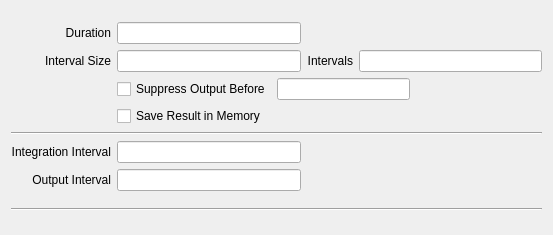
<ui version="4.0" >
<comment> Begin CVS Header </comment>
<comment>   $Source: /Volumes/Home/Users/shoops/cvs/copasi_dev/copasi/UI/CQTrajectoryWidget.ui,v $ </comment>
<comment>   $Revision: 1.4 $ </comment>
<comment>   $Name:  $ </comment>
<comment>   $Author: pwilly $ </comment>
<comment>   $Date: 2009/04/12 19:55:15 $ </comment>
<comment> End CVS Header </comment>

<comment> Copyright (C) 2008 by Pedro Mendes, Virginia Tech Intellectual </comment>
<comment> Properties, Inc., EML Research, gGmbH, University of Heidelberg, </comment>
<comment> and The University of Manchester. </comment>
<comment> All rights reserved. </comment>

 <comment> All rights reserved. </comment>
 <class>CQTrajectoryWidget</class>
 <widget class="TaskWidget" name="CQTrajectoryWidget" >
  <property name="geometry" >
   <rect>
    <x>0</x>
    <y>0</y>
    <width>553</width>
    <height>235</height>
   </rect>
  </property>
  <property name="autoFillBackground" >
   <bool>false</bool>
  </property>
  <property name="caption" stdset="0" >
   <string>Time Course</string>
  </property>
  <layout class="QVBoxLayout" >
   <item>
    <layout class="QGridLayout" >
     <item row="4" column="0" colspan="4" >
      <widget class="Line" name="line2" >
       <property name="frameShape" >
        <enum>QFrame::HLine</enum>
       </property>
       <property name="frameShadow" >
        <enum>QFrame::Sunken</enum>
       </property>
      </widget>
     </item>
     <item row="0" column="1" >
      <widget class="QLineEdit" name="mpEditDuration" />
     </item>
     <item row="5" column="1" >
      <widget class="QLineEdit" name="mpEditIntegrationInterval" >
       <property name="readOnly" >
        <bool>true</bool>
       </property>
      </widget>
     </item>
     <item row="1" column="2" >
      <widget class="QLabel" name="mpLblIntervals" >
       <property name="text" >
        <string>Intervals</string>
       </property>
       <property name="alignment" >
        <set>Qt::AlignRight|Qt::AlignTrailing|Qt::AlignVCenter</set>
       </property>
       <property name="wordWrap" >
        <bool>false</bool>
       </property>
      </widget>
     </item>
     <item row="1" column="3" >
      <widget class="QLineEdit" name="mpEditIntervals" />
     </item>
     <item row="6" column="0" >
      <widget class="QLabel" name="mpLblOutputInterval" >
       <property name="text" >
        <string>Output Interval</string>
       </property>
       <property name="alignment" >
        <set>Qt::AlignRight|Qt::AlignTrailing|Qt::AlignVCenter</set>
       </property>
       <property name="wordWrap" >
        <bool>false</bool>
       </property>
      </widget>
     </item>
     <item row="1" column="0" >
      <widget class="QLabel" name="mpLblIntervalSize" >
       <property name="text" >
        <string>Interval Size</string>
       </property>
       <property name="alignment" >
        <set>Qt::AlignRight|Qt::AlignTrailing|Qt::AlignVCenter</set>
       </property>
       <property name="wordWrap" >
        <bool>false</bool>
       </property>
      </widget>
     </item>
     <item row="2" column="1" colspan="3" >
      <layout class="QHBoxLayout" >
       <item>
        <widget class="QCheckBox" name="mpCheckDelay" >
         <property name="text" >
          <string>Suppress Output Before</string>
         </property>
        </widget>
       </item>
       <item>
        <widget class="QLineEdit" name="mpEditDelay" />
       </item>
       <item>
        <spacer name="spacer1" >
         <property name="orientation" >
          <enum>Qt::Horizontal</enum>
         </property>
         <property name="sizeType" >
          <enum>QSizePolicy::Expanding</enum>
         </property>
         <property name="sizeHint" stdset="0" >
          <size>
           <width>40</width>
           <height>20</height>
          </size>
         </property>
        </spacer>
       </item>
      </layout>
     </item>
     <item row="0" column="0" >
      <widget class="QLabel" name="mpLblDuration" >
       <property name="text" >
        <string>Duration</string>
       </property>
       <property name="alignment" >
        <set>Qt::AlignRight|Qt::AlignTrailing|Qt::AlignVCenter</set>
       </property>
       <property name="wordWrap" >
        <bool>false</bool>
       </property>
      </widget>
     </item>
     <item row="5" column="0" >
      <widget class="QLabel" name="mpLblIntegrationInterval" >
       <property name="text" >
        <string>Integration Interval</string>
       </property>
       <property name="alignment" >
        <set>Qt::AlignRight|Qt::AlignTrailing|Qt::AlignVCenter</set>
       </property>
       <property name="wordWrap" >
        <bool>false</bool>
       </property>
      </widget>
     </item>
     <item row="6" column="1" >
      <widget class="QLineEdit" name="mpEditOutputInterval" >
       <property name="readOnly" >
        <bool>true</bool>
       </property>
      </widget>
     </item>
     <item row="1" column="1" >
      <widget class="QLineEdit" name="mpEditIntervalSize" />
     </item>
     <item row="3" column="1" colspan="2" >
      <widget class="QCheckBox" name="mpCheckSave" >
       <property name="text" >
        <string>Save Result in Memory</string>
       </property>
      </widget>
     </item>
    </layout>
   </item>
   <item>
    <widget class="Line" name="line1" >
     <property name="frameShape" >
      <enum>QFrame::HLine</enum>
     </property>
     <property name="frameShadow" >
      <enum>QFrame::Sunken</enum>
     </property>
    </widget>
   </item>
  </layout>
 </widget>
 <layoutdefault spacing="6" margin="11" />
 <pixmapfunction>qPixmapFromMimeSource</pixmapfunction>
 <customwidgets>
  <customwidget>
   <class>TaskWidget</class>
   <extends>QWidget</extends>
   <header>taskwidget.h</header>
  </customwidget>
 </customwidgets>
 <tabstops>
  <tabstop>mpEditDuration</tabstop>
  <tabstop>mpEditIntervalSize</tabstop>
  <tabstop>mpEditIntervals</tabstop>
  <tabstop>mpCheckDelay</tabstop>
  <tabstop>mpEditDelay</tabstop>
  <tabstop>mpCheckSave</tabstop>
 </tabstops>
 <includes>
  <include location="local" >TaskWidget.h</include>
 </includes>
 <resources/>
 <connections>
  <connection>
   <sender>mpEditDuration</sender>
   <signal>lostFocus()</signal>
   <receiver>CQTrajectoryWidget</receiver>
   <slot>slotDuration()</slot>
   <hints>
    <hint type="sourcelabel" >
     <x>20</x>
     <y>20</y>
    </hint>
    <hint type="destinationlabel" >
     <x>20</x>
     <y>20</y>
    </hint>
   </hints>
  </connection>
  <connection>
   <sender>mpEditIntervalSize</sender>
   <signal>lostFocus()</signal>
   <receiver>CQTrajectoryWidget</receiver>
   <slot>slotIntervalSize()</slot>
   <hints>
    <hint type="sourcelabel" >
     <x>20</x>
     <y>20</y>
    </hint>
    <hint type="destinationlabel" >
     <x>20</x>
     <y>20</y>
    </hint>
   </hints>
  </connection>
  <connection>
   <sender>mpEditIntervals</sender>
   <signal>lostFocus()</signal>
   <receiver>CQTrajectoryWidget</receiver>
   <slot>slotIntervals()</slot>
   <hints>
    <hint type="sourcelabel" >
     <x>20</x>
     <y>20</y>
    </hint>
    <hint type="destinationlabel" >
     <x>20</x>
     <y>20</y>
    </hint>
   </hints>
  </connection>
  <connection>
   <sender>mpEditDelay</sender>
   <signal>lostFocus()</signal>
   <receiver>CQTrajectoryWidget</receiver>
   <slot>updateIntervals()</slot>
   <hints>
    <hint type="sourcelabel" >
     <x>20</x>
     <y>20</y>
    </hint>
    <hint type="destinationlabel" >
     <x>20</x>
     <y>20</y>
    </hint>
   </hints>
  </connection>
  <connection>
   <sender>mpCheckDelay</sender>
   <signal>toggled(bool)</signal>
   <receiver>CQTrajectoryWidget</receiver>
   <slot>slotOutputDelay(bool)</slot>
   <hints>
    <hint type="sourcelabel" >
     <x>20</x>
     <y>20</y>
    </hint>
    <hint type="destinationlabel" >
     <x>20</x>
     <y>20</y>
    </hint>
   </hints>
  </connection>
 </connections>
</ui>
